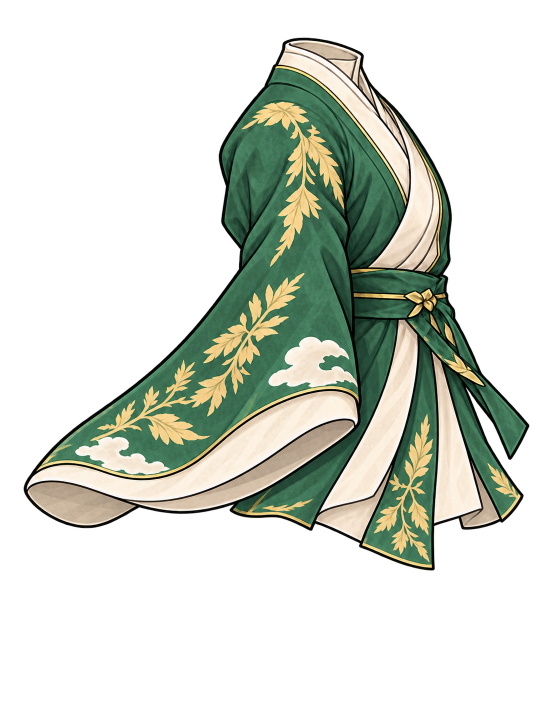
#> input picture tools/action_battle_test/art/bilan_rig_parts_v1/source_bilan_robe_body_v2.png, 1081 x 1455 px, given in place of 5.png, which was not available (shown at 1/2 size)
$ python preview_half_body_parts.py 5
#> lines starting #> are read from the running program, lines starting #| are printed output that depends on the picture
"""Compose the fixed-canvas half-body package for alignment QA."""
from pathlib import Path
import sys
from PIL import Image

ROOT = Path(r"E:\stacklands\mods\appearance\水墨半身男修基础包")
ORDER = ["hair_back", "face", "clothes", "eye", "nose", "mouth", "beard", "hair_front"]


def main():
    variant = int(sys.argv[1]) if len(sys.argv) > 1 else 0
    preview = Image.new("RGBA", (1024, 1536), (0, 0, 0, 0))
#> preview: PIL image 1024x1536 RGBA; every value is 0
    for part in ORDER:
        index = variant if part in ("hair_back", "hair_front") else 0
        preview.alpha_composite(Image.open(ROOT / part / (str(index) + ".png")).convert("RGBA"))
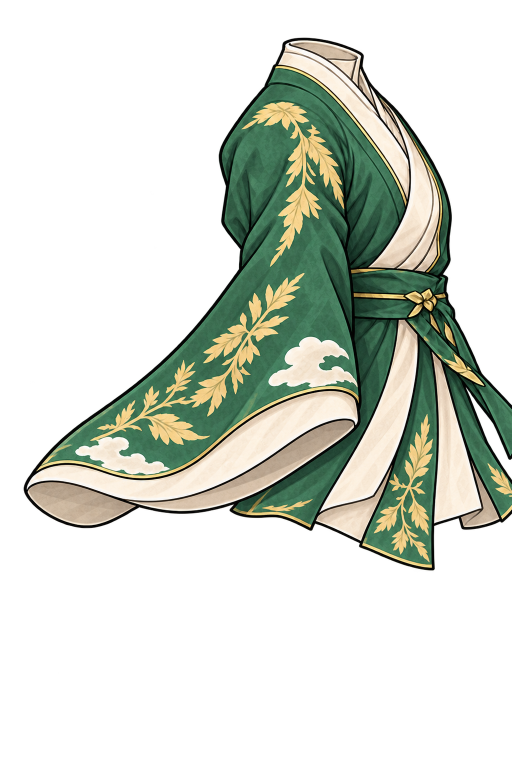
#> preview: PIL image 1024x1536 RGBA (shown at 1/2 size); mean R, G, B, A 44.4, 49.5, 40, 86.9; transparent parts drawn white
#> pass 2 of the loop in main, `for part in ORDER:`:
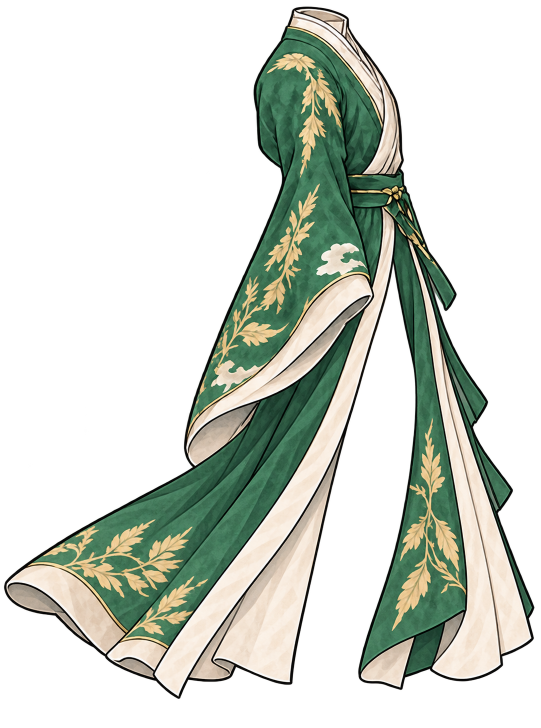
#> input picture tools/action_battle_test/art/bilan_rig_parts_v1/source_bilan_robe_body_v3.png, 1081 x 1455 px, given in place of 0.png, which was not available (shown at 1/2 size)
#> in main, `preview.alpha_composite(Image.open(ROOT / part / (str(index) + ".png")..`:
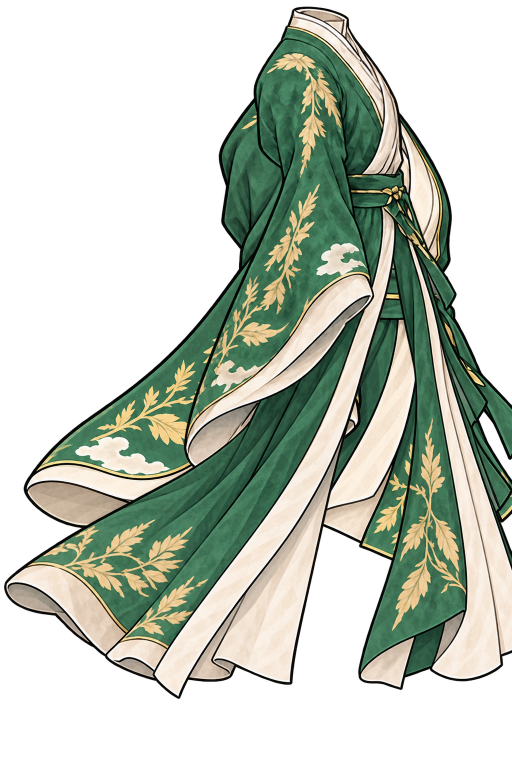
#> preview: PIL image 1024x1536 RGBA (shown at 1/2 size); mean R, G, B, A 67, 74.1, 62, 127.8; transparent parts drawn white
    preview.save(ROOT / ("组合预览_" + str(variant) + ".png"))


if __name__ == "__main__":
#> (the run stopped early here; a loop or call above may not have finished)
